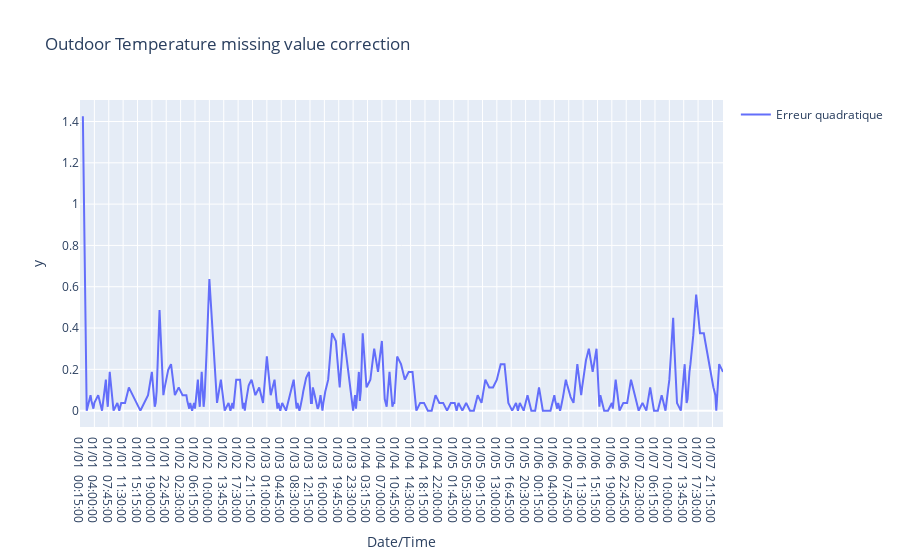

Notebook code for this chart:
### Code cell
error_inter = abs(data_i2['Environment:Site Outdoor Air Drybulb Temperature [C](TimeStep)']- data_i.interpolate()['Environment:Site Outdoor Air Drybulb Temperature [C](Hourly)']) 
fig2 = px.line(data_i.interpolate(), x = 'Date/Time', y = error_inter, title='Outdoor Temperature missing value correction')
fig2.update_traces(name='Erreur quadratique', showlegend = True)
fig2.show()

### Figure 1 — Plotly figure (JSON) as saved in the notebook; plotly's stock layout.template omitted (floating-point values rounded to 4 significant figures; data arrays with more than 128 entries replaced by an {"elided": "..."} marker saying what was removed)
{"data": [{"hovertemplate": "Date/Time=%{x}<br>y=%{y}<extra></extra>", "legendgroup": "", "line": {"color": "#636efa", "dash": "solid"}, "mode": "lines", "name": "Erreur quadratique", "orientation": "v", "showlegend": true, "type": "scatter", "x": {"elided": "672 str values"}, "xaxis": "x", "y": {"elided": "672 float values"}, "yaxis": "y"}], "layout": {"legend": {"tracegroupgap": 0}, "title": {"text": "Outdoor Temperature missing value correction"}, "xaxis": {"anchor": "y", "domain": [0, 1], "title": {"text": "Date/Time"}}, "yaxis": {"anchor": "x", "domain": [0, 1], "title": {"text": "y"}}}}
